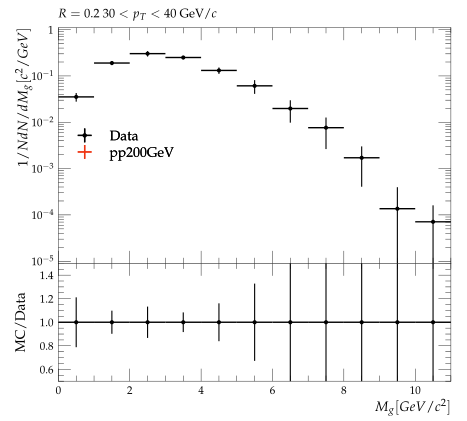

Python code for this plot:
#! /usr/bin/env python3

# This Python script was auto-generated using YODA v2.1.0.
# Analysis object: /STAR_2021_I1853218/d12-x01-y01
# Timestamp: 07-10-2025 (17:32:21)

import matplotlib as mpl
import matplotlib.pyplot as plt
mpl.use('Agg') # comment out for interactive use
import os
import numpy as np
from numpy import nan, inf

plotDir = os.path.split(os.path.realpath(__file__))[0]
if 'YODA_USER_PLOT_PATH' in globals():
    plot_outdir = globals()['YODA_USER_PLOT_PATH']
else:
    plot_outdir = plotDir

#plot style
plt.style.use(os.path.join(plotDir, '../default.mplstyle'))
# plot metadata
figW, figH = plt.rcParams['figure.figsize']
ax_xLabel = r'$M_{g} [GeV/c^{2}]$'
ax_yLabel = r'$1/N dN/dM_{g} [c^{2}/GeV]$'
ax_title  = r'$R=0.2 ~ 30 < p_{T} < 40$ GeV/$c$'
ax_xScale = 'linear'
ax_yScale = 'log'
xLims = (0.0, 11.0)
yLims = (9e-06, 1.1)

# TeX-friendly labels for the legend
labels = {
    'legend' : ([ r"Data", r"pp200GeV" ], r""),
}

# Adjust canvas width and height
canvasW = 10.0
canvasH = 9.0
figW *= canvasW/10.
figH *= canvasH/9.

# Create figure and axis objects
fig, (ax, ratio0_ax) = plt.subplots(2, 1, sharex=True,
                  figsize=(figW,figH), gridspec_kw={'height_ratios': (6.0, 3.0)})

# Set figure margins
plt.subplots_adjust(
    left   = 1.0 * plt.rcParams['figure.subplot.left'],
    right  = 1.0 * plt.rcParams['figure.subplot.right'],
    top    = 1.0 * plt.rcParams['figure.subplot.top'],
    bottom = 1.0 * plt.rcParams['figure.subplot.bottom'])

ratio0_ax.yaxis.set_major_locator(mpl.ticker.MultipleLocator(0.2))
ratio0_ax.set_ylim(0.5, 1.4999)
ratio0_ax.set_ylabel('MC/Data')

# the numerical data is stored in a separate file
dataf = dict()
prefix = os.path.split(__file__)[0]
if prefix:    prefix = prefix + '/'
exec(open(prefix+'d12-x01-y01__data.py').read(), dataf)


legend_handles = dict() # keep track of handles for the legend

# style options for curves
# starts at zorder>=5 to draw curve on top of legend
styles = {
  'Data': {
    'color' : 'black',
    'linestyle' : '-',
    'linewidth' : 1,
    'marker' : 'o',
    'markersize' : 2,
    'capsize' : 0.0,
    'zorder' : 5,
    'histstyle' : 0,
    'drawstyle' : 'steps-pre',
    'xerrorbars' : 1,
    'yerrorbars' : 1,
    'fillcolor' : None,
    'fillopacity' : 1.0,
    'ratio0_linestyle' : '-',
    'ratio0_linewidth' : 1,
    'ratio0_marker' : 'o',
    'ratio0_markersize' : 2,
    'ratio0_capsize' : 0.0,
    'ratio0_zorder' : 5,
    'ratio0_histstyle' : 0,
    'ratio0_drawstyle' : 'steps-pre',
    'ratio0_xerrorbars' : 1,
    'ratio0_yerrorbars' : 1,
  },
  'pp200GeV.yoda': {
    'color' : '#EE3311',
    'linestyle' : '-',
    'linewidth' : 1,
    'marker' : 'none',
    'markersize' : 2,
    'capsize' : 0.0,
    'zorder' : 6,
    'histstyle' : 1,
    'drawstyle' : 'steps-pre',
    'xerrorbars' : 1,
    'yerrorbars' : 1,
    'fillcolor' : None,
    'fillopacity' : 1.0,
    'ratio0_linestyle' : '-',
    'ratio0_linewidth' : 1,
    'ratio0_marker' : 'none',
    'ratio0_markersize' : 2,
    'ratio0_capsize' : 0.0,
    'ratio0_zorder' : 6,
    'ratio0_histstyle' : 1,
    'ratio0_drawstyle' : 'steps-pre',
    'ratio0_xerrorbars' : 1,
    'ratio0_yerrorbars' : 1,
  },
}

# curve from input yoda files in main panel
for label, yvals in dataf['yvals'].items():
    if all(np.isnan(v) for v in dataf['yvals'][label]):
        continue
    tmp = None
    if styles[label]['histstyle']: # draw as histogram
        xpos = dataf['xedges'][label] if styles[label]['drawstyle'] else dataf['xpoints'][label]
        ypos = np.insert(yvals, 0, yvals[0]) if styles[label]['drawstyle'] else yvals
        if styles[label]['fillcolor']: # fill area below curve
            ax.fill_between(xpos, ypos, step='pre',
                            color=styles[label]['fillcolor'],
                            alpha=styles[label]['fillopacity'])
        tmp, = ax.plot(xpos, ypos,
                       color=styles[label]['color'],
                       linestyle=styles[label]['linestyle'],
                       linewidth=styles[label]['linewidth'],
                       drawstyle=styles[label]['drawstyle'], solid_joinstyle='miter',
                       zorder=styles[label]['zorder'], label=label)
    tmp = ax.errorbar(dataf['xpoints'][label], yvals,
                      xerr=np.array(dataf['xerrs'][label])*styles[label]['xerrorbars'],
                      yerr=np.array(dataf['yerrs'][label])*styles[label]['yerrorbars'],
                      fmt=styles[label]['marker'], capsize=styles[label]['capsize'],
                      markersize=styles[label]['markersize'],
                      ecolor=styles[label]['color'],
                      color=styles[label]['color'], zorder=styles[label]['zorder'])
    tmp[-1][0].set_linestyle(styles[label]['linestyle'])
    tmp[-1][0].set_linewidth(styles[label]['linewidth'])
    if label in dataf['add_legend_handle']:  legend_handles[label] = tmp
    for varLabel in dataf['variation_yvals'].keys():
        if varLabel.startswith(label):
            tmp, = ax.plot(dataf['xedges'][label], dataf['variation_yvals'][varLabel],
                           color=styles[label]['color'],
                           linestyle=styles[label]['linestyle'],
                           linewidth=styles[label]['linewidth'],
                           drawstyle='steps-pre', solid_joinstyle='miter',
                           zorder=styles[label]['zorder'], alpha=0.5)


# plots on ratio panel
# curve from input yoda files in ratio panel
for label, yvals in dataf['ratio0_yvals'].items():
    if all(np.isnan(v) for v in yvals):
        continue
    if styles[label]['ratio0_histstyle']: # plot as histogram
        xpos = dataf['xedges']['Data'] if styles[label]['ratio0_drawstyle'] else dataf['xpoints']['Data']
        ypos = np.insert(yvals, 0, yvals[0]) if styles[label]['ratio0_drawstyle'] else yvals
        ratio0_ax.plot(xpos, ypos,
                       color=styles[label]['color'],
                       linewidth=styles[label]['linewidth'],
                       linestyle=styles[label]['ratio0_linestyle'],
                       drawstyle=styles[label]['ratio0_drawstyle'], zorder=styles[label]['zorder'],
                       solid_joinstyle='miter')
    tmp = ratio0_ax.errorbar(dataf['xpoints']['Data'], yvals,
                             xerr=np.array(dataf['ref_xerrs'])*styles[label]['ratio0_xerrorbars'],
                             yerr=np.array(dataf['ratio0_yerrs'][label])*styles[label]['ratio0_yerrorbars'],
                             fmt=styles[label]['ratio0_marker'], capsize=styles[label]['ratio0_capsize'],
                             markersize=styles[label]['ratio0_markersize'],
                             ecolor=styles[label]['color'],
                             color=styles[label]['color'])
    tmp[-1][0].set_linestyle(styles[label]['ratio0_linestyle'])
    tmp[-1][0].set_linewidth(styles[label]['ratio0_linewidth'])

    for varlabel in dataf['ratio0_variation_vals'].keys():
        if varlabel.startswith(label):
            ratio0_ax.plot(dataf['xedges']['Data'],
                            dataf['ratio0_variation_vals'][varlabel],
                            color=styles[label]['color'],
                            linestyle=styles[label]['linestyle'],
                            linewidth=styles[label]['linewidth'],
                            drawstyle='steps-pre', solid_joinstyle='miter',
                            zorder=1, alpha=0.5)

legend_items = list(legend_handles.values())
ax.add_artist(ax.legend(legend_items,
                        labels['legend'][0],
                        title=labels['legend'][1],
                        alignment='left',
                        loc='center left',
                        bbox_to_anchor=(0.0, 0.5)))

# set plot metadata as defined above
ratio0_ax.set_xlabel(ax_xLabel)
ratio0_ax.xaxis.set_label_coords(1., -0.15)
ax.set_ylabel(ax_yLabel, ha='right', va='top')
ax.yaxis.set_label_coords(-0.11, 1.0)
ax.set_title(ax_title, loc='left')
ax.set_xscale(ax_xScale)
ax.set_yscale(ax_yScale)
ax.set_xlim(xLims)
ax.set_ylim(yLims)

# tick formatting
plt.rcParams['xtick.top'] = True
plt.rcParams['ytick.right'] = True
ax.yaxis.set_major_locator(mpl.ticker.LogLocator(base=10.0, numticks=np.inf))
ax.yaxis.set_minor_locator(mpl.ticker.LogLocator(
                           base=10.0, subs=np.arange(0.1, 1, 0.1), numticks=np.inf))
fig.align_ylabels((ax, ratio0_ax))
plt.savefig(os.path.join(plot_outdir, 'd12-x01-y01.pdf'), format='PDF')
plt.savefig(os.path.join(plot_outdir, 'd12-x01-y01.png'), format='PNG')

plt.close(fig)
